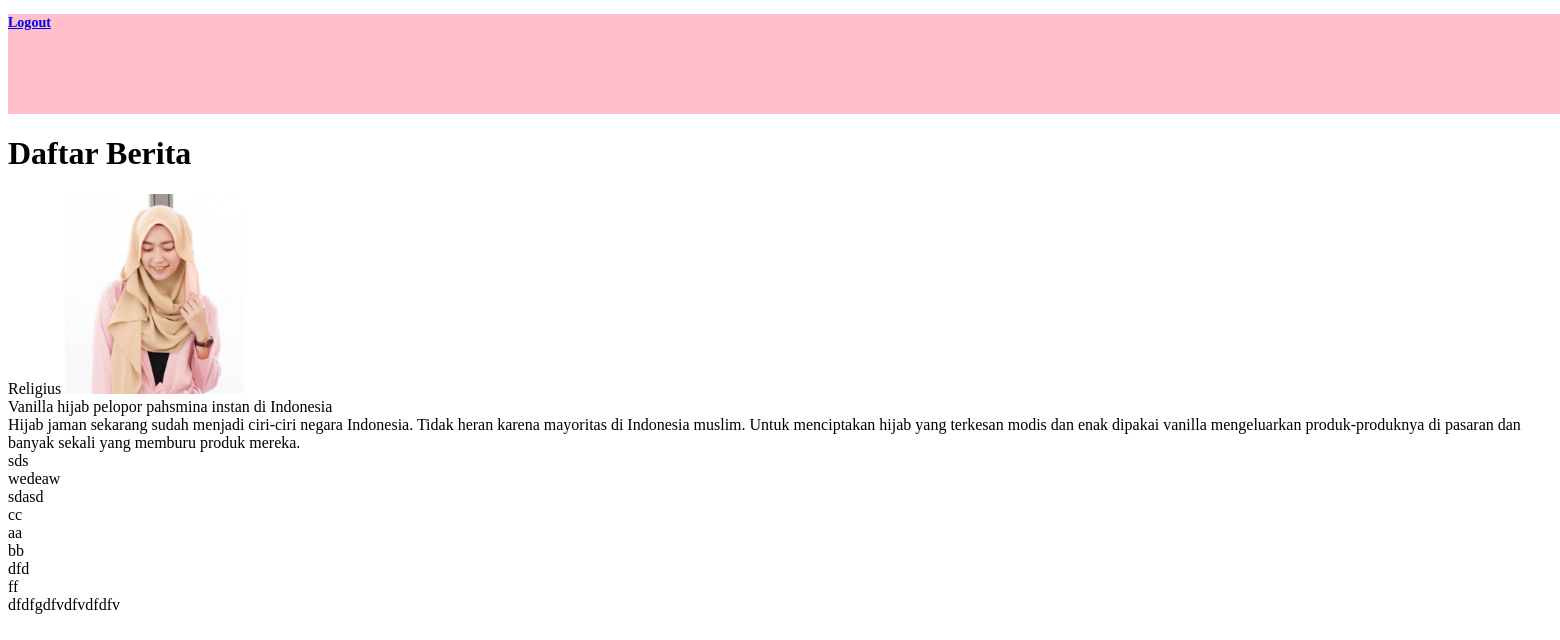
Before: /index.php/home with the older database file.
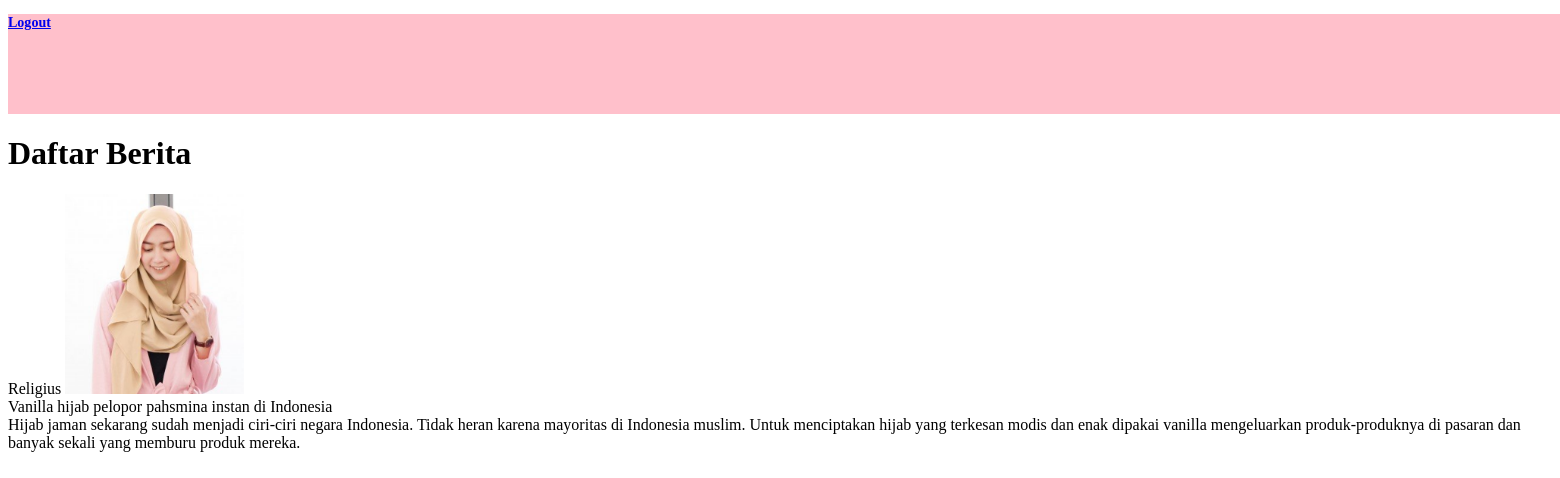
After: the same page with the newer database file.
### tables this page shows
CREATE TABLE IF NOT EXISTS `news` (
`id` int(11) NOT NULL,
  `title` varchar(200) NOT NULL,
  `content` varchar(500) NOT NULL,
  `category` varchar(100) NOT NULL,
  `image` varchar(30) NOT NULL
);

### application/controllers/home.php (called while the page is built, shortened)
<?php
class Home extends CI_Controller{
	function __construct(){
		$this->load->model('m_data');
		$this->load->helper('url');
	}
	function index(){
		$data['news'] = $this->m_data->tampil_data()->result();
		$this->load->view('home',$data);
	}
}

### index.php (called while the page is built, shortened)
<?php
require_once BASEPATH.'core/CodeIgniter.php';

### application/models/m_data.php (called while the page is built, shortened)
<?php
class M_data extends CI_Model{
	function tampil_data(){
		return $this->db->get('news');
	}
}

### application/views/home.php (the view, shortened to what this page needs)
<!DOCTYPE html>
<html>
<head>
</head>
<body bgcolor="white">
<?php $this->load->view('header') ?>
	<h1>Daftar Berita</h1>
		<?php foreach($news as $n){ ?>
		<td><?php echo $n->category ?></td>
		<?=img([
        'src'   => 'image/' . $n->image,
        'style'   => 'max-width: 200%; max-height:200%; height:200px'
        ])?><br>
			<td><?php echo $n->title ?></td><br>
			<td><?php echo $n->content ?></td><br>
		<?php } ?>
</body>
</html>

### application/views/header.php (shortened to what this page needs)
<html>
			<head>
			</head>
			<body>
				<div id="header">
				<a href="<?php echo base_url('login/logout');?>"><h3>Logout</h3></a>
				</div>
			</body>
		</html>

### application/views/header.php (style rules this page uses)
#header { font:normal 12px Tahoma,Verdana; width:5000px; height:100px; margin-left:auto; margin-right:auto; background-color:pink; }

Changed rows visible on the page:
removed news: category "sds", title "wedeaw", content "sdasd"
removed news: category "cc", title "aa", content "bb"
removed news: category "dfd", title "ff", content "dfdfgdfvdfvdfdfv"
